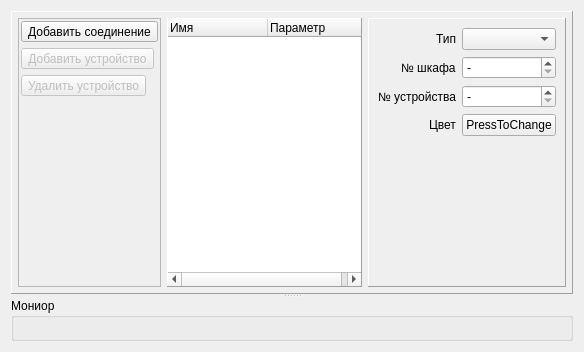
<?xml version="1.0" encoding="UTF-8"?>
<ui version="4.0">
 <class>ZrmConnectivityParam</class>
 <widget class="QWidget" name="ZrmConnectivityParam">
  <property name="geometry">
   <rect>
    <x>0</x>
    <y>0</y>
    <width>584</width>
    <height>352</height>
   </rect>
  </property>
  <property name="windowTitle">
   <string>Form</string>
  </property>
  <layout class="QVBoxLayout" name="verticalLayout_4">
   <item>
    <widget class="QSplitter" name="splitter">
     <property name="orientation">
      <enum>Qt::Vertical</enum>
     </property>
     <widget class="QWidget" name="layoutWidget">
      <layout class="QHBoxLayout" name="horizontalLayout_2">
       <item>
        <widget class="QFrame" name="frame">
         <property name="frameShape">
          <enum>QFrame::Panel</enum>
         </property>
         <property name="frameShadow">
          <enum>QFrame::Raised</enum>
         </property>
         <layout class="QHBoxLayout" name="horizontalLayout">
          <property name="leftMargin">
           <number>6</number>
          </property>
          <property name="topMargin">
           <number>6</number>
          </property>
          <property name="rightMargin">
           <number>6</number>
          </property>
          <property name="bottomMargin">
           <number>6</number>
          </property>
          <item>
           <widget class="QFrame" name="tool_frame">
            <property name="sizePolicy">
             <sizepolicy hsizetype="Maximum" vsizetype="Expanding">
              <horstretch>0</horstretch>
              <verstretch>0</verstretch>
             </sizepolicy>
            </property>
            <property name="frameShape">
             <enum>QFrame::StyledPanel</enum>
            </property>
            <property name="frameShadow">
             <enum>QFrame::Raised</enum>
            </property>
            <layout class="QVBoxLayout" name="verticalLayout_5">
             <property name="leftMargin">
              <number>2</number>
             </property>
             <property name="topMargin">
              <number>2</number>
             </property>
             <property name="rightMargin">
              <number>2</number>
             </property>
             <property name="bottomMargin">
              <number>2</number>
             </property>
             <item>
              <widget class="QToolButton" name="tbNewConn">
               <property name="enabled">
                <bool>true</bool>
               </property>
               <property name="sizePolicy">
                <sizepolicy hsizetype="Maximum" vsizetype="Maximum">
                 <horstretch>0</horstretch>
                 <verstretch>0</verstretch>
                </sizepolicy>
               </property>
               <property name="toolTip">
                <string>&lt;html&gt;&lt;head/&gt;&lt;body&gt;&lt;p&gt;Добаваить соединение&lt;/p&gt;&lt;/body&gt;&lt;/html&gt;</string>
               </property>
               <property name="text">
                <string>Добавить соединение</string>
               </property>
               <property name="icon">
                <iconset resource="zrm_resource.qrc">
                 <normaloff>:/zrm/icons/conn_add.png</normaloff>:/zrm/icons/conn_add.png</iconset>
               </property>
               <property name="iconSize">
                <size>
                 <width>48</width>
                 <height>48</height>
                </size>
               </property>
              </widget>
             </item>
             <item>
              <widget class="QToolButton" name="tbAddChannel">
               <property name="enabled">
                <bool>false</bool>
               </property>
               <property name="sizePolicy">
                <sizepolicy hsizetype="Maximum" vsizetype="Maximum">
                 <horstretch>0</horstretch>
                 <verstretch>0</verstretch>
                </sizepolicy>
               </property>
               <property name="toolTip">
                <string>&lt;html&gt;&lt;head/&gt;&lt;body&gt;&lt;p&gt;Добавить устройство&lt;/p&gt;&lt;p&gt;&lt;br/&gt;&lt;/p&gt;&lt;/body&gt;&lt;/html&gt;</string>
               </property>
               <property name="text">
                <string>Добавить устройство</string>
               </property>
               <property name="icon">
                <iconset resource="zrm_resource.qrc">
                 <normaloff>:/zrm/icons/chan_add.png</normaloff>:/zrm/icons/chan_add.png</iconset>
               </property>
               <property name="iconSize">
                <size>
                 <width>48</width>
                 <height>48</height>
                </size>
               </property>
              </widget>
             </item>
             <item>
              <widget class="QToolButton" name="tbRemove">
               <property name="enabled">
                <bool>false</bool>
               </property>
               <property name="sizePolicy">
                <sizepolicy hsizetype="Maximum" vsizetype="Maximum">
                 <horstretch>0</horstretch>
                 <verstretch>0</verstretch>
                </sizepolicy>
               </property>
               <property name="toolTip">
                <string>&lt;html&gt;&lt;head/&gt;&lt;body&gt;&lt;p&gt;Удалить&lt;/p&gt;&lt;/body&gt;&lt;/html&gt;</string>
               </property>
               <property name="text">
                <string>Удалить устройство</string>
               </property>
               <property name="icon">
                <iconset resource="zrm_resource.qrc">
                 <normaloff>:/zrm/icons/conn_remove.png</normaloff>:/zrm/icons/conn_remove.png</iconset>
               </property>
               <property name="iconSize">
                <size>
                 <width>48</width>
                 <height>48</height>
                </size>
               </property>
              </widget>
             </item>
             <item>
              <spacer name="verticalSpacer_3">
               <property name="orientation">
                <enum>Qt::Vertical</enum>
               </property>
               <property name="sizeHint" stdset="0">
                <size>
                 <width>20</width>
                 <height>40</height>
                </size>
               </property>
              </spacer>
             </item>
            </layout>
           </widget>
          </item>
          <item>
           <widget class="QTreeWidget" name="tw_connectivity">
            <property name="sizePolicy">
             <sizepolicy hsizetype="Expanding" vsizetype="Expanding">
              <horstretch>0</horstretch>
              <verstretch>0</verstretch>
             </sizepolicy>
            </property>
            <property name="frameShape">
             <enum>QFrame::Panel</enum>
            </property>
            <property name="frameShadow">
             <enum>QFrame::Raised</enum>
            </property>
            <property name="editTriggers">
             <set>QAbstractItemView::AnyKeyPressed|QAbstractItemView::DoubleClicked|QAbstractItemView::EditKeyPressed</set>
            </property>
            <property name="showDropIndicator" stdset="0">
             <bool>true</bool>
            </property>
            <property name="selectionMode">
             <enum>QAbstractItemView::ContiguousSelection</enum>
            </property>
            <property name="textElideMode">
             <enum>Qt::ElideMiddle</enum>
            </property>
            <property name="allColumnsShowFocus">
             <bool>true</bool>
            </property>
            <column>
             <property name="text">
              <string>Имя</string>
             </property>
            </column>
            <column>
             <property name="text">
              <string>Параметр</string>
             </property>
            </column>
           </widget>
          </item>
          <item>
           <widget class="QStackedWidget" name="conn_stacked">
            <property name="sizePolicy">
             <sizepolicy hsizetype="Expanding" vsizetype="Expanding">
              <horstretch>0</horstretch>
              <verstretch>0</verstretch>
             </sizepolicy>
            </property>
            <property name="frameShape">
             <enum>QFrame::Panel</enum>
            </property>
            <property name="frameShadow">
             <enum>QFrame::Raised</enum>
            </property>
            <property name="currentIndex">
             <number>1</number>
            </property>
            <widget class="QWidget" name="conn_page">
             <property name="sizePolicy">
              <sizepolicy hsizetype="Preferred" vsizetype="Maximum">
               <horstretch>0</horstretch>
               <verstretch>0</verstretch>
              </sizepolicy>
             </property>
             <layout class="QVBoxLayout" name="verticalLayout">
              <item>
               <widget class="mutli_iodev_params" name="conn_params" native="true">
                <property name="enabled">
                 <bool>false</bool>
                </property>
                <property name="sizePolicy">
                 <sizepolicy hsizetype="Preferred" vsizetype="Expanding">
                  <horstretch>0</horstretch>
                  <verstretch>0</verstretch>
                 </sizepolicy>
                </property>
               </widget>
              </item>
             </layout>
            </widget>
            <widget class="QWidget" name="channel_page">
             <property name="sizePolicy">
              <sizepolicy hsizetype="Preferred" vsizetype="Maximum">
               <horstretch>0</horstretch>
               <verstretch>0</verstretch>
              </sizepolicy>
             </property>
             <layout class="QHBoxLayout" name="horizontalLayout_3">
              <item>
               <layout class="QVBoxLayout" name="verticalLayout_3">
                <item>
                 <layout class="QFormLayout" name="formLayout">
                  <property name="labelAlignment">
                   <set>Qt::AlignRight|Qt::AlignTrailing|Qt::AlignVCenter</set>
                  </property>
                  <property name="formAlignment">
                   <set>Qt::AlignLeading|Qt::AlignLeft|Qt::AlignVCenter</set>
                  </property>
                  <item row="0" column="0">
                   <widget class="QLabel" name="labelType">
                    <property name="text">
                     <string>Тип</string>
                    </property>
                   </widget>
                  </item>
                  <item row="0" column="1">
                   <widget class="QComboBox" name="channel_type">
                    <property name="sizePolicy">
                     <sizepolicy hsizetype="Minimum" vsizetype="Fixed">
                      <horstretch>0</horstretch>
                      <verstretch>0</verstretch>
                     </sizepolicy>
                    </property>
                   </widget>
                  </item>
                  <item row="1" column="0">
                   <widget class="QLabel" name="labelBoxNumber">
                    <property name="text">
                     <string>№ шкафа</string>
                    </property>
                   </widget>
                  </item>
                  <item row="1" column="1">
                   <widget class="QSpinBox" name="boxNumber">
                    <property name="specialValueText">
                     <string>-</string>
                    </property>
                   </widget>
                  </item>
                  <item row="2" column="0">
                   <widget class="QLabel" name="labelDeviceNumber">
                    <property name="text">
                     <string>№ устройства</string>
                    </property>
                   </widget>
                  </item>
                  <item row="2" column="1">
                   <widget class="QSpinBox" name="deviceNumber">
                    <property name="specialValueText">
                     <string>-</string>
                    </property>
                   </widget>
                  </item>
                  <item row="3" column="0">
                   <widget class="QLabel" name="labelColor">
                    <property name="text">
                     <string>Цвет</string>
                    </property>
                   </widget>
                  </item>
                  <item row="3" column="1">
                   <widget class="QPushButton" name="buttonColor">
                    <property name="text">
                     <string>PressToChange</string>
                    </property>
                   </widget>
                  </item>
                 </layout>
                </item>
                <item>
                 <spacer name="verticalSpacer_2">
                  <property name="orientation">
                   <enum>Qt::Vertical</enum>
                  </property>
                  <property name="sizeHint" stdset="0">
                   <size>
                    <width>20</width>
                    <height>40</height>
                   </size>
                  </property>
                 </spacer>
                </item>
               </layout>
              </item>
              <item>
               <spacer name="horizontalSpacer">
                <property name="orientation">
                 <enum>Qt::Horizontal</enum>
                </property>
                <property name="sizeHint" stdset="0">
                 <size>
                  <width>40</width>
                  <height>20</height>
                 </size>
                </property>
               </spacer>
              </item>
             </layout>
            </widget>
           </widget>
          </item>
         </layout>
        </widget>
       </item>
      </layout>
     </widget>
     <widget class="QGroupBox" name="groupBox">
      <property name="sizePolicy">
       <sizepolicy hsizetype="Expanding" vsizetype="Expanding">
        <horstretch>0</horstretch>
        <verstretch>0</verstretch>
       </sizepolicy>
      </property>
      <property name="title">
       <string>Мониор</string>
      </property>
      <layout class="QVBoxLayout" name="verticalLayout_2">
       <property name="spacing">
        <number>4</number>
       </property>
       <property name="leftMargin">
        <number>4</number>
       </property>
       <property name="topMargin">
        <number>4</number>
       </property>
       <property name="rightMargin">
        <number>4</number>
       </property>
       <property name="bottomMargin">
        <number>4</number>
       </property>
       <item>
        <widget class="ZrmMonitor" name="zrm_mon" native="true">
         <property name="sizePolicy">
          <sizepolicy hsizetype="Preferred" vsizetype="Expanding">
           <horstretch>0</horstretch>
           <verstretch>0</verstretch>
          </sizepolicy>
         </property>
        </widget>
       </item>
      </layout>
     </widget>
    </widget>
   </item>
  </layout>
 </widget>
 <customwidgets>
  <customwidget>
   <class>ZrmMonitor</class>
   <extends>QWidget</extends>
   <header>zrmmonitor.h</header>
   <container>1</container>
  </customwidget>
  <customwidget>
   <class>mutli_iodev_params</class>
   <extends>QWidget</extends>
   <header location="global">mutli_iodev_params.h</header>
   <container>1</container>
  </customwidget>
 </customwidgets>
 <tabstops>
  <tabstop>tw_connectivity</tabstop>
  <tabstop>channel_type</tabstop>
 </tabstops>
 <resources>
  <include location="zrm_resource.qrc"/>
 </resources>
 <connections/>
</ui>
